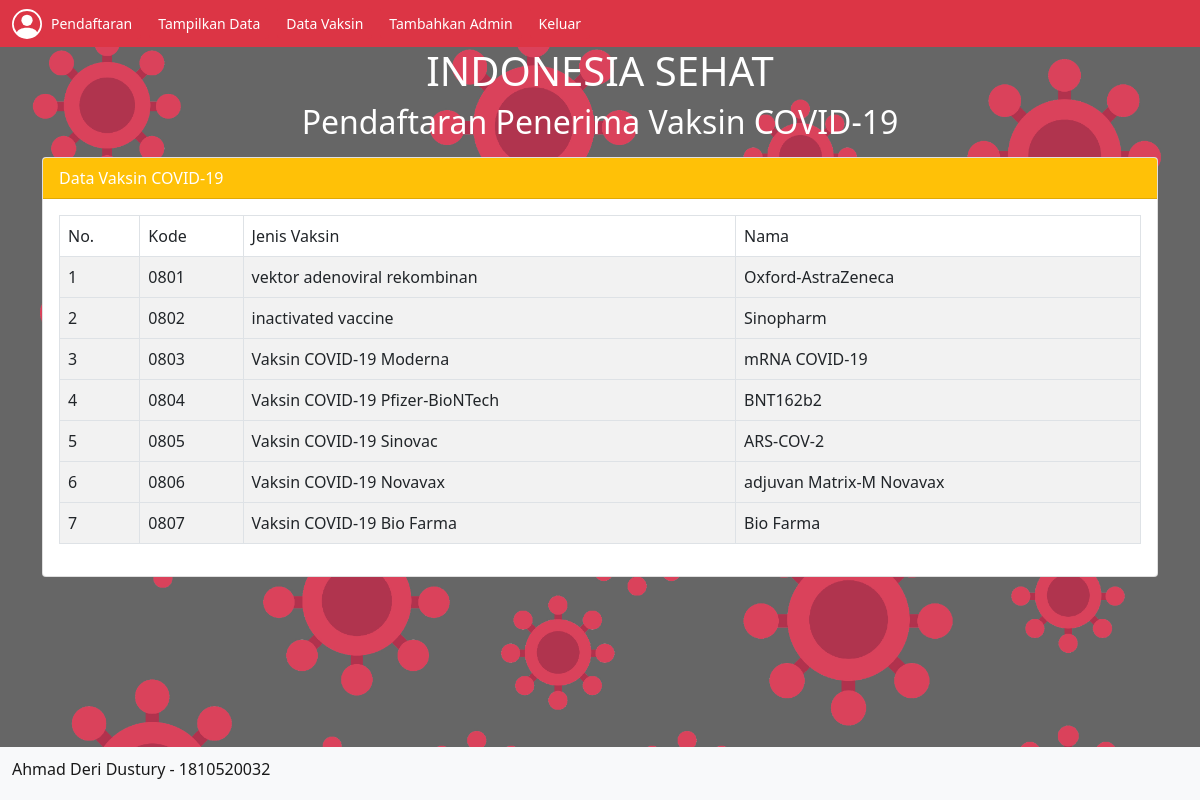
The page /vaksin.php (signed in) on the database its author committed.
### tables this page shows
CREATE TABLE `jenis_vaksin` (
  `id` int(30) NOT NULL,
  `kode` varchar(100) NOT NULL,
  `Jenis_Vaksin` varchar(100) NOT NULL,
  `nama` varchar(100) NOT NULL
);

### functions.php (called while the page is built, shortened)
<?php
$conn = mysqli_connect("localhost", "root", "", "uas");
function query($pndftar){
	global $conn;
	$masukdbms= mysqli_query($conn, $pndftar);
	$wadah=[];
	while ( $data = mysqli_fetch_assoc($masukdbms)) {
		$wadah[] = $data;
	}
	return $wadah;
}
?>

### vaksin.php (the view, shortened to what this page needs)
<?php
require 'functions.php';
$pndftr = query("SELECT * FROM jenis_vaksin");
?>
<!doctype html>
<html lang="en">
<head>
	<link href="https://cdn.jsdelivr.net/npm/bootstrap@5.0.0-beta1/dist/css/bootstrap.min.css" rel="stylesheet">
</head>
<body style="background:url(./assets/images/virus1.jpg)no-repeat; background-size: cover; height: 100vh;">
	<nav class="navbar navbar-light bg-danger">
		<form class="container-fluid justify-content-start">
			<a href="pendaftaran.php" class="btn btn-sm btn-danger me-2" type="button">Pendaftaran</a>
			<a href="datapendaftar.php" class="btn btn-sm btn-danger me-2" type="button">Tampilkan Data</a>
			<a href="vaksin.php" class="btn btn-sm btn-danger me-2" type="button">Data Vaksin</a>
			<a href="register.php" class="btn btn-sm btn-danger me-2" type="button">Tambahkan Admin</a>
			<a href="keluar.php" class="btn btn-sm btn-danger me-2" type="button">Keluar</a>
		</form>
	</nav>
	<div class="container">
		<h1 class="text-center text-white">INDONESIA SEHAT</h1>
		<h2 class="text-center text-white">Pendaftaran Penerima Vaksin COVID-19</h2>
		<div class="card mt-3">
			<div class="card-header bg-warning text-white">
				Data Vaksin COVID-19
			</div>
			<div class="card-body">
				<table class="table table-bordered table-striped">
					<thead>
						<tr>
							<td>No.</td>
							<td>Kode</td>
							<td>Jenis Vaksin</td>
							<td>Nama</td>
						</tr>
					</thead>
					<?php $i = 1; ?>
					<?php foreach ($pndftr as $data) :?>
						<tbody>
							<tr>
								<td><?php echo $i; ?></td>
								<td><?php echo $data["kode"]; ?></td>
								<td><?php echo $data["Jenis_Vaksin"]; ?></td>
								<td><?php echo $data["nama"]; ?></td>
							</tr>
							<?php $i++; ?>
						<?php endforeach; ?>
					</tbody>
				</table>
			</div>
		</div>
	</div>
	<nav class="navbar fixed-bottom navbar-light bg-light">
		<div class="container-fluid">
			<a class="navbar-brand" href=""><h6>Ahmad Deri Dustury - 1810520032</h6></a>
		</div>
	</nav>
</body>
</html>

### rows shown on the page
jenis_vaksin: kode "0801", Jenis_Vaksin "vektor adenoviral rekombinan", nama "Oxford-AstraZeneca"
jenis_vaksin: kode "0802", Jenis_Vaksin "inactivated vaccine", nama "Sinopharm"
jenis_vaksin: kode "0803", Jenis_Vaksin "Vaksin COVID-19 Moderna", nama "mRNA COVID-19"
jenis_vaksin: kode "0804", Jenis_Vaksin "Vaksin COVID-19 Pfizer-BioNTech", nama "BNT162b2"
jenis_vaksin: kode "0805", Jenis_Vaksin "Vaksin COVID-19 Sinovac", nama "ARS-COV-2"
jenis_vaksin: kode "0806", Jenis_Vaksin "Vaksin COVID-19 Novavax", nama "adjuvan Matrix-M Novavax"
jenis_vaksin: kode "0807", Jenis_Vaksin "Vaksin COVID-19 Bio Farma", nama "Bio Farma"
